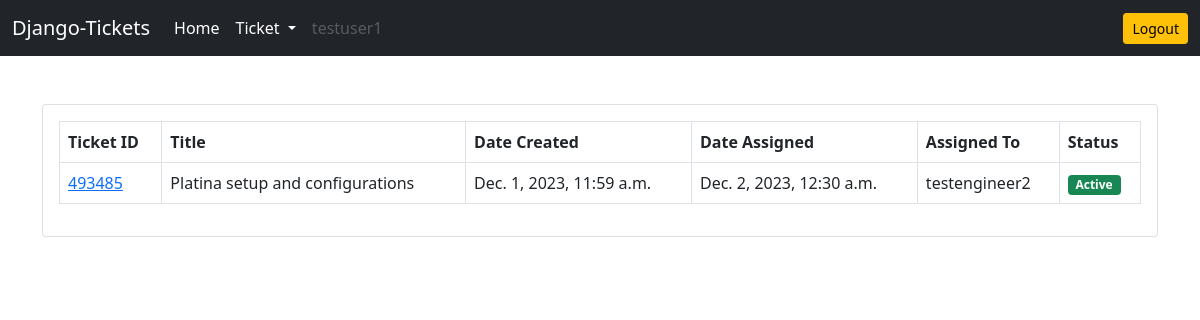
/ticket/all-active-tickets/ (signed in), run on the app's committed database.
### accounts/models.py (models this page shows)
class User(AbstractUser):
    is_customer = models.BooleanField(default=False)
    is_engineer = models.BooleanField(default=False)
    email = models.EmailField(null=False, blank=False, unique=True)

### ticket/models.py (models this page shows, shortened)
class Ticket(models.Model):
    customer = models.ForeignKey(User, on_delete=models.CASCADE, related_name='customer')
    engineer = models.ForeignKey(User, on_delete=models.CASCADE, related_name='engineer', null=True)
    category = models.ForeignKey(Category, on_delete=models.CASCADE)
    ticket_id = models.CharField(max_length=10, unique=True)
    title = models.CharField(max_length=100)
    description = models.TextField(null=True, blank=True)
    date_created = models.DateTimeField(auto_now_add=True)
    date_closed = models.DateTimeField(null=True)
    date_assigned = models.DateTimeField(null=True)
    is_assigned = models.BooleanField(default=False)
    status = models.CharField(
        max_length=15,
        choices=(
            ('Pending', 'Pending'),
            ('Active', 'Active'),
            ('Closed', 'Closed')
        )
    )
    is_resolved = models.BooleanField(default=False)
    resolution_steps = models.TextField(null=True)

### ticket/views.py (the view)
# urls.py: path('all-active-tickets/', all_active_tickets, name='all-active-tickets')
@login_required
def all_active_tickets(request):
    tickets = Ticket.objects.filter(is_resolved=False, is_assigned=True)
    context = {'tickets':tickets}
    return render(request, 'ticket/all_active_tickets.html', context)

### templates/ticket/all_active_tickets.html
{% extends 'base.html' %}
{% block content %}
<div class="card">
    <div class="card-body">
        <table class="table table-bordered">
            <thead>
                <tr>
                    <th scope="col">Ticket ID</th>
                    <th scope="col">Title</th>
                    <th scope="col">Date Created</th>
                    <th scope="col">Date Assigned</th>
                    <th scope="col">Assigned To</th>
                    <th scope="col">Status</th>
                </tr>
            </thead>
            <tbody>
                {% for ticket in tickets %}
                <tr>
                    <td><a href="{% url 'ticket-details' ticket.ticket_id %}">{{ticket.ticket_id}}</a></td>
                    <td>{{ticket.title}}</td>
                    <td>{{ticket.date_created}}</td>
                    <td>{{ticket.date_assigned}}</td>
                    <td>{{ticket.engineer.username}}</td>
                    {% if ticket.status == 'Pending' %}
                    <td><span class="badge bg-warning">Pending</span></td>
                    {% elif ticket.status == 'Active' %}
                    <td><span class="badge bg-success">Active</span></td>
                    {% elif ticket.status == 'Closed' %}
                    <td><span class="badge bg-danger">Closed</span></td>
                    {% endif %}
                </tr>
                {% endfor %}
            </tbody>
        </table>
    </div>
</div>
{% endblock content %}

### templates/base.html (shortened to what this page needs)
<!doctype html>
<html lang="en">
<head>
    <link href="https://cdn.jsdelivr.net/npm/bootstrap@5.0.2/dist/css/bootstrap.min.css" rel="stylesheet"
>
</head>
<body>
    <nav class="navbar navbar-expand-lg navbar-dark bg-dark">
        <div class="container-fluid">
            <a class="navbar-brand" href="#">Django-Tickets</a>
            <div class="collapse navbar-collapse" id="navbarSupportedContent">
                <ul class="navbar-nav me-auto mb-2 mb-lg-0">
                    <li class="nav-item">
                        <a class="nav-link active" aria-current="page" href="/">Home</a>
                    </li>
                    {% if request.user.is_customer %}
                    <li class="nav-item dropdown">
                        <a class="nav-link active dropdown-toggle" href="#" id="navbarDropdown" role="button"
                            data-bs-toggle="dropdown" aria-expanded="false">
                            Ticket
                        </a>
                    </li>
                    {% endif %}
                    <li class="nav-item">
                        <a class="nav-link disabled" href="#" tabindex="-1" aria-disabled="true">{{request.user.username}}</a>
                    </li>
                </ul>
                <a href="{% url 'logout' %}" class="btn btn-warning btn-sm">Logout</a>
            </div>
        </div>
    </nav>
    <div class="container mt-5">
        {% block content %}
        {% endblock content %}
    </div>
</body>
</html>

### data on the page
User: user.username "testuser1"
Ticket: ticket_id "493485", title "Platina setup and configurations", date_created "Dec. 1, 2023, 11:59 a.m.", date_assigned "Dec. 2, 2023, 12:30 a.m.", engineer.username "testengineer2", status "Active"
